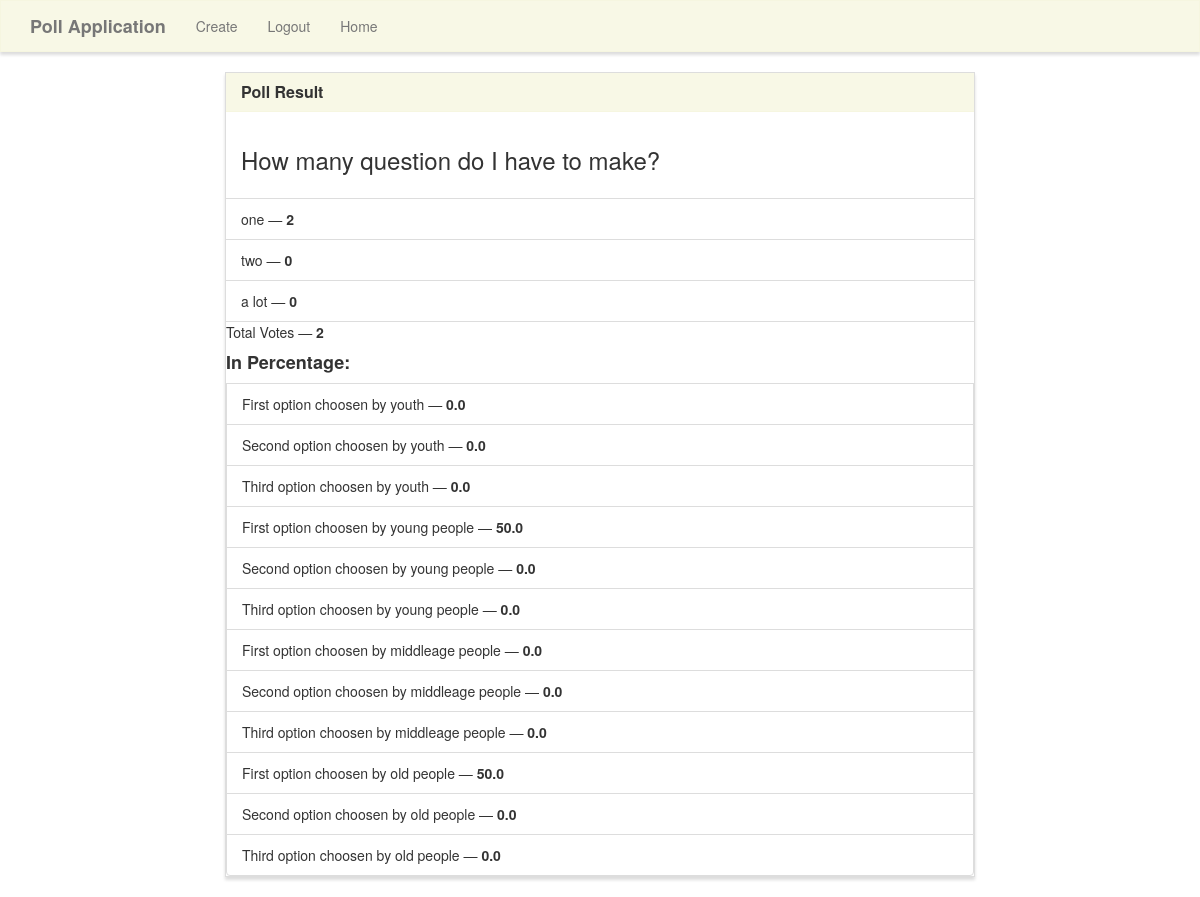
Screenshot of /results/3 (signed in) with the database file from the repository.
### poll/models.py (models this page shows)
class Poll(models.Model):
    question = models.TextField()
    first_option = models.CharField(max_length=40)
    second_option = models.CharField(max_length=40)
    third_option  = models.CharField(max_length=40)
    first_option_count_youth = models.IntegerField(default = 0)
    second_option_count_youth = models.IntegerField(default = 0)
    third_option_count_youth = models.IntegerField(default = 0)
    first_option_count_youngpeople = models.IntegerField(default = 0)
    second_option_count_youngpeople = models.IntegerField(default = 0)
    third_option_count_youngpeople = models.IntegerField(default = 0)
    first_option_count_middleagepeople = models.IntegerField(default = 0)
    second_option_count_middleagepeople = models.IntegerField(default = 0)
    third_option_count_middleagepeople = models.IntegerField(default = 0)
    first_option_count_oldpeople = models.IntegerField(default = 0)
    second_option_count_oldpeople = models.IntegerField(default = 0)
    third_option_count_oldpeople = models.IntegerField(default = 0)
    def first_option_result(self):
        return self.first_option_count_youth + self.first_option_count_youngpeople + self.first_option_count_middleagepeople + self.first_option_count_oldpeople
    def second_option_result(self):
        return self.second_option_count_youth + self.second_option_count_youngpeople + self.second_option_count_middleagepeople + self.second_option_count_oldpeople
    def third_option_result(self):
        return self.third_option_count_youth + self.third_option_count_youngpeople + self.third_option_count_middleagepeople + self.third_option_count_oldpeople
    def total(self):
        return self.first_option_count_youth + self.second_option_count_youth + self.third_option_count_youth + self.first_option_count_youngpeople + self.second_option_count_youngpeople + self.third_option_count_youngpeople + self.first_option_count_middleagepeople + self.second_option_count_middleagepeople + self.third_option_count_middleagepeople + self.first_option_count_oldpeople + self.second_option_count_oldpeople + self.third_option_count_oldpeople

### poll/views.py (the view)
# urls.py: path('results/<poll_id>', poll_views.results, name='results')
def results(request, poll_id):
    if request.user.is_superuser:
        poll = Poll.objects.get(pk=poll_id)
        context = {
            'poll' : poll
        }
        return render(request, 'poll/results.html', context)
    else:
        messages.warning(request, "Unfoturnately - this feature is only for admin!")
        return redirect('home')

### poll/templates/poll/results.html (shortened to what this page needs)
{% extends "poll/base.html" %}
{% load mathfilters %}
{% block main %}
<div class="row">
    <div class="col-lg-8 col-lg-offset-2">
        <div class="panel panel-default">
            <div class="panel-heading">
                <h3 class="panel-title">Poll Result</h3>
            </div>
            <div class="panel-body">
                <h3>{{ poll.question }}</h3>
            </div>
            <ul class="list-group">
                <li class="list-group-item">{{ poll.first_option }} &mdash; <strong>{{ poll.first_option_result }}</strong></li>
                <li class="list-group-item">{{ poll.second_option }} &mdash; <strong>{{ poll.second_option_result }}</strong></li>
                <li class="list-group-item">{{ poll.third_option }} &mdash; <strong>{{ poll.third_option_result }}</strong></li>
            </ul>
            <div class="panel-footer1">
                Total Votes &mdash; <strong>{{ poll.total }}</strong>
            </div>
            <div class="panel-footer2">
                <h4><b>In Percentage:</b></h4>
                <li class="list-group-item">First option choosen by youth &mdash; <strong>{{ poll.first_option_count_youth|div:poll.total|mul:100  }}</strong></li>
                <li class="list-group-item">Second option choosen by youth &mdash; <strong>{{ poll.second_option_count_youth|div:poll.total|mul:100  }}</strong></li>
                <li class="list-group-item">Third option choosen by youth &mdash; <strong>{{ poll.third_option_count_youth|div:poll.total|mul:100  }}</strong></li>
                <li class="list-group-item">First option choosen by young people &mdash; <strong>{{ poll.first_option_count_youngpeople|div:poll.total|mul:100  }}</strong></li>
                <li class="list-group-item">Second option choosen by young people &mdash; <strong>{{ poll.second_option_count_youngpeople|div:poll.total|mul:100  }}</strong></li>
                <li class="list-group-item">Third option choosen by young people &mdash; <strong>{{ poll.third_option_count_youngpeople|div:poll.total|mul:100  }}</strong></li>
                <li class="list-group-item">First option choosen by middleage people &mdash; <strong>{{ poll.first_option_count_middleagepeople|div:poll.total|mul:100  }}</strong></li>
                <li class="list-group-item">Second option choosen by middleage people &mdash; <strong>{{ poll.second_option_count_middleagepeople|div:poll.total|mul:100  }}</strong></li>
                <li class="list-group-item">Third option choosen by middleage people &mdash; <strong>{{ poll.third_option_count_middleagepeople|div:poll.total|mul:100  }}</strong></li>
                <li class="list-group-item">First option choosen by old people &mdash; <strong>{{ poll.first_option_count_oldpeople|div:poll.total|mul:100  }}</strong></li>
                <li class="list-group-item"> Second option choosen by old people &mdash; <strong>{{ poll.second_option_count_oldpeople|div:poll.total|mul:100  }}</strong></li>
                <li class="list-group-item">Third option choosen by old people &mdash; <strong>{{ poll.third_option_count_oldpeople|div:poll.total|mul:100  }}</strong></li>
            </div>
        </div>
    </div>
</div>
{% endblock %}

### poll/static/style.css (style rules this page uses)
.navbar-default, .btn, .form-control, .panel { border-radius: 0; }
.panel-default > .panel-heading { color: #333; background-color: rgba(245, 245, 220, .7); border-color: rgba(245, 245, 220, .6); border-top-left-radius: 0; border-top-right-radius: 0; }
.panel { box-shadow: 0px 3px 3px 0px #ddd; }
a.navbar-brand, .panel-title { font-weight: bolder; }

### rows the page displays
Poll: question "How many question do I have to make?", first_option "one", first_option_result "2", second_option "two", second_option_result "0", third_option "a lot", third_option_result "0", total "2", first_option_count_youth|div "0.0", second_option_count_youth|div "0.0", third_option_count_youth|div "0.0", first_option_count_youngpeople|div "50.0", second_option_count_youngpeople|div "0.0", third_option_count_youngpeople|div "0.0", first_option_count_middleagepeople|div "0.0", second_option_count_middleagepeople|div "0.0", third_option_count_middleagepeople|div "0.0", first_option_count_oldpeople|div "50.0", second_option_count_oldpeople|div "0.0", third_option_count_oldpeople|div "0.0"
